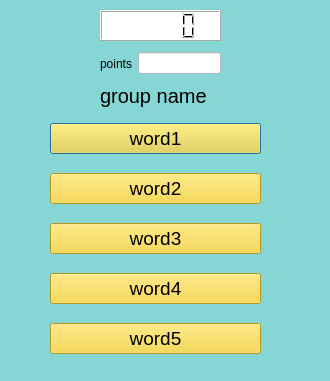
<?xml version="1.0" encoding="UTF-8"?>
<ui version="4.0">
 <class>Start</class>
 <widget class="QDialog" name="Start">
  <property name="geometry">
   <rect>
    <x>0</x>
    <y>0</y>
    <width>330</width>
    <height>381</height>
   </rect>
  </property>
  <property name="windowTitle">
   <string>Dialog</string>
  </property>
  <property name="styleSheet">
   <string notr="true">background-color: rgb(134, 214, 214);</string>
  </property>
  <widget class="QLCDNumber" name="lcdNumber">
   <property name="geometry">
    <rect>
     <x>100</x>
     <y>10</y>
     <width>121</width>
     <height>31</height>
    </rect>
   </property>
   <property name="styleSheet">
    <string notr="true">background-color: rgb(255, 255, 255);</string>
   </property>
  </widget>
  <widget class="QLabel" name="label_2">
   <property name="geometry">
    <rect>
     <x>100</x>
     <y>80</y>
     <width>121</width>
     <height>31</height>
    </rect>
   </property>
   <property name="font">
    <font>
     <pointsize>15</pointsize>
    </font>
   </property>
   <property name="text">
    <string>group name</string>
   </property>
  </widget>
  <widget class="QWidget" name="layoutWidget">
   <property name="geometry">
    <rect>
     <x>50</x>
     <y>110</y>
     <width>211</width>
     <height>261</height>
    </rect>
   </property>
   <layout class="QVBoxLayout" name="verticalLayout">
    <item>
     <widget class="QPushButton" name="pushButton_1">
      <property name="font">
       <font>
        <pointsize>14</pointsize>
       </font>
      </property>
      <property name="styleSheet">
       <string notr="true">background-color: rgb(246, 211, 45);</string>
      </property>
      <property name="text">
       <string>word1</string>
      </property>
      <property name="autoRepeatInterval">
       <number>200</number>
      </property>
     </widget>
    </item>
    <item>
     <widget class="QPushButton" name="pushButton_2">
      <property name="font">
       <font>
        <pointsize>14</pointsize>
       </font>
      </property>
      <property name="styleSheet">
       <string notr="true">background-color: rgb(246, 211, 45);</string>
      </property>
      <property name="text">
       <string>word2</string>
      </property>
      <property name="autoRepeatInterval">
       <number>200</number>
      </property>
     </widget>
    </item>
    <item>
     <widget class="QPushButton" name="pushButton_3">
      <property name="font">
       <font>
        <pointsize>14</pointsize>
       </font>
      </property>
      <property name="styleSheet">
       <string notr="true">background-color: rgb(246, 211, 45);</string>
      </property>
      <property name="text">
       <string>word3</string>
      </property>
      <property name="autoRepeatInterval">
       <number>200</number>
      </property>
     </widget>
    </item>
    <item>
     <widget class="QPushButton" name="pushButton_4">
      <property name="font">
       <font>
        <pointsize>14</pointsize>
       </font>
      </property>
      <property name="styleSheet">
       <string notr="true">background-color: rgb(246, 211, 45);</string>
      </property>
      <property name="text">
       <string>word4</string>
      </property>
      <property name="autoRepeatInterval">
       <number>200</number>
      </property>
     </widget>
    </item>
    <item>
     <widget class="QPushButton" name="pushButton_5">
      <property name="font">
       <font>
        <pointsize>14</pointsize>
       </font>
      </property>
      <property name="styleSheet">
       <string notr="true">background-color: rgb(246, 211, 45);</string>
      </property>
      <property name="text">
       <string>word5</string>
      </property>
      <property name="autoRepeatInterval">
       <number>200</number>
      </property>
     </widget>
    </item>
   </layout>
  </widget>
  <widget class="QWidget" name="layoutWidget">
   <property name="geometry">
    <rect>
     <x>100</x>
     <y>50</y>
     <width>121</width>
     <height>27</height>
    </rect>
   </property>
   <layout class="QHBoxLayout" name="horizontalLayout">
    <item>
     <widget class="QLabel" name="label">
      <property name="text">
       <string>points</string>
      </property>
     </widget>
    </item>
    <item>
     <widget class="QLineEdit" name="lineEdit">
      <property name="styleSheet">
       <string notr="true">background-color: rgb(255, 255, 255);</string>
      </property>
     </widget>
    </item>
   </layout>
  </widget>
 </widget>
 <resources/>
 <connections/>
</ui>
